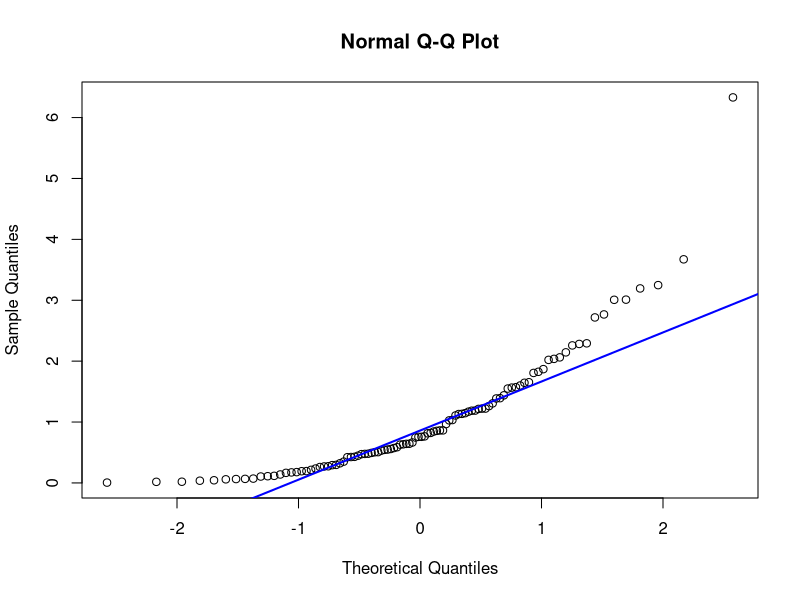
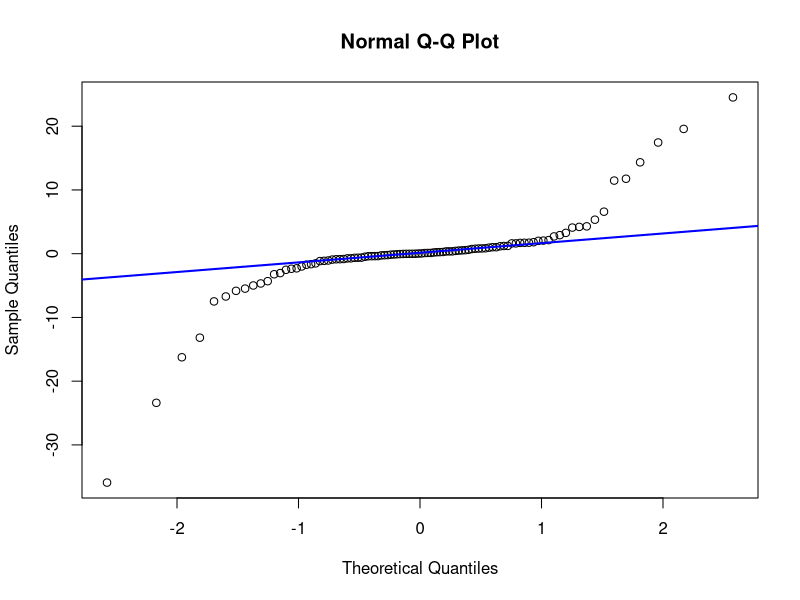
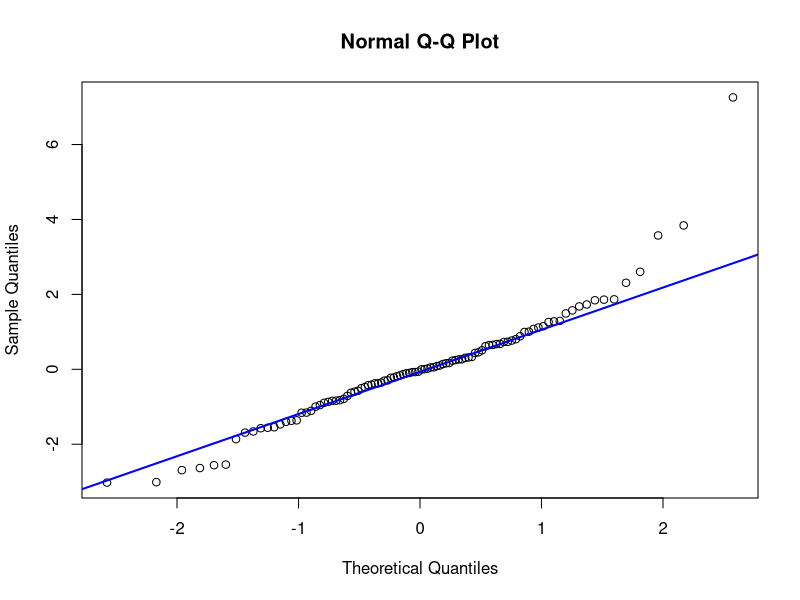
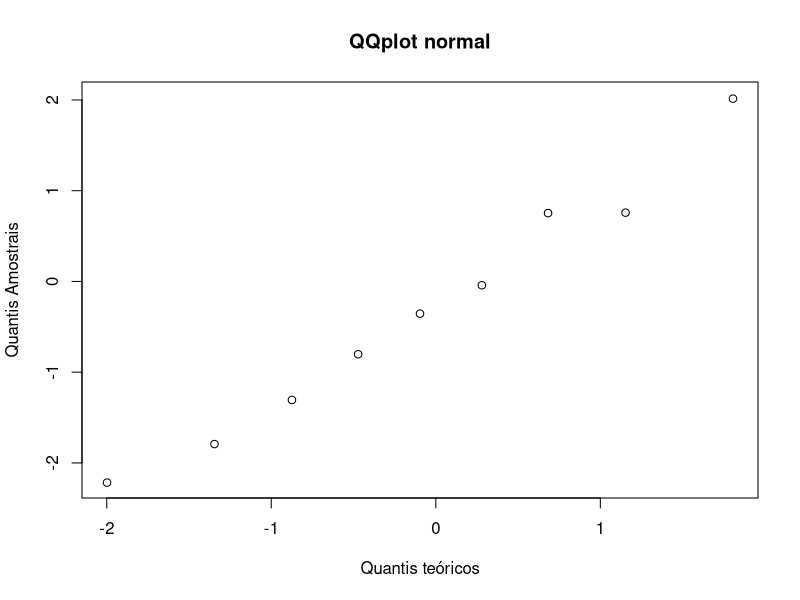
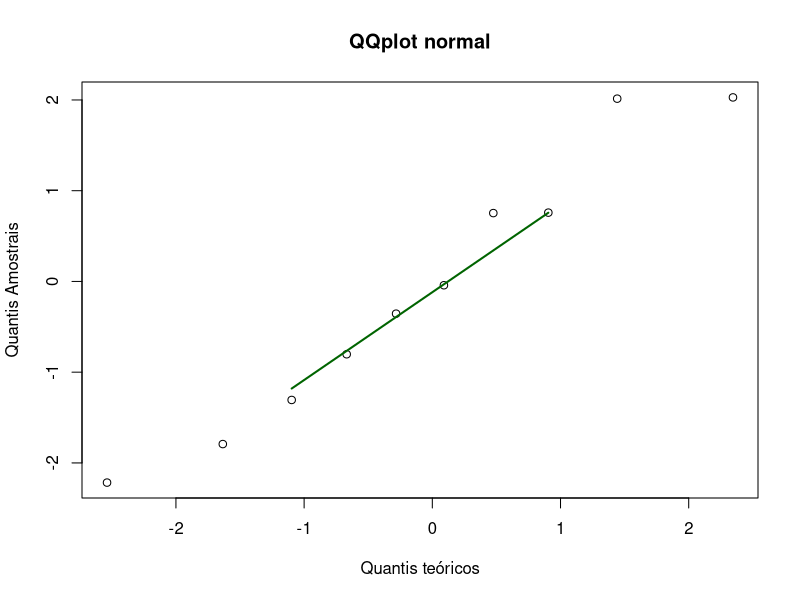
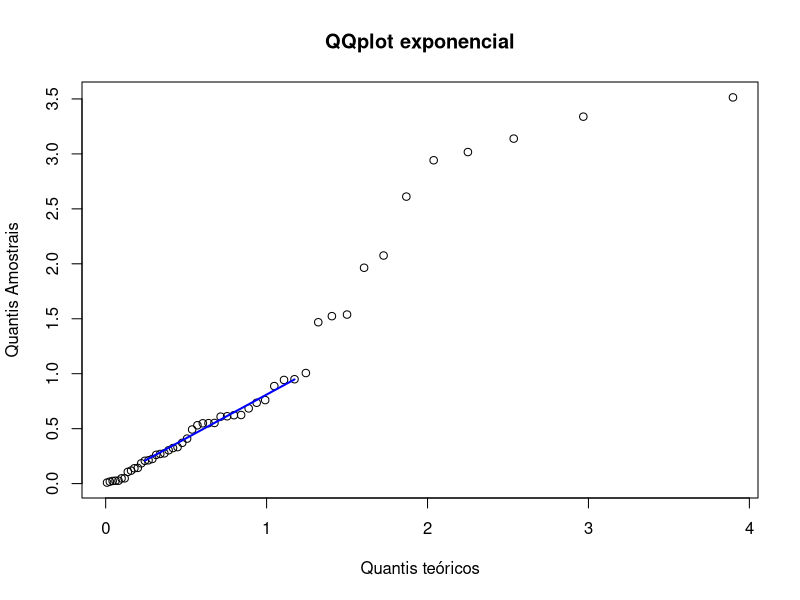
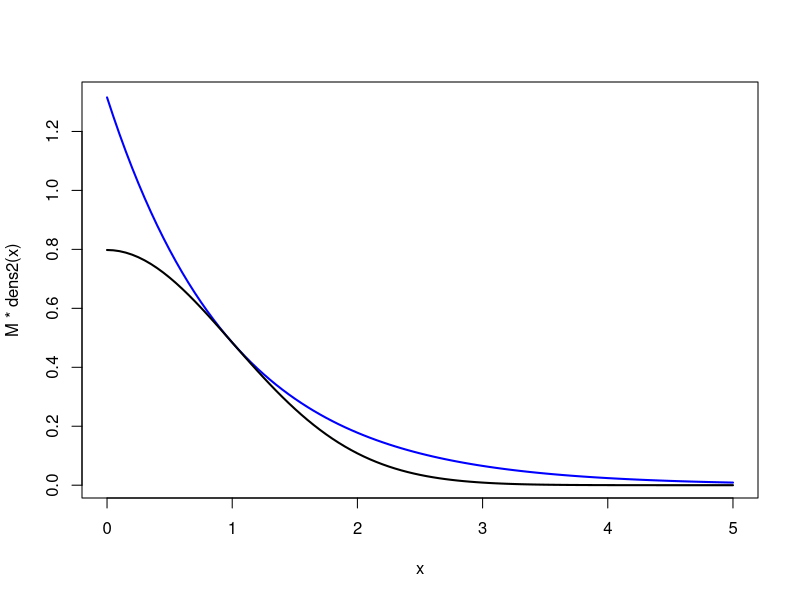
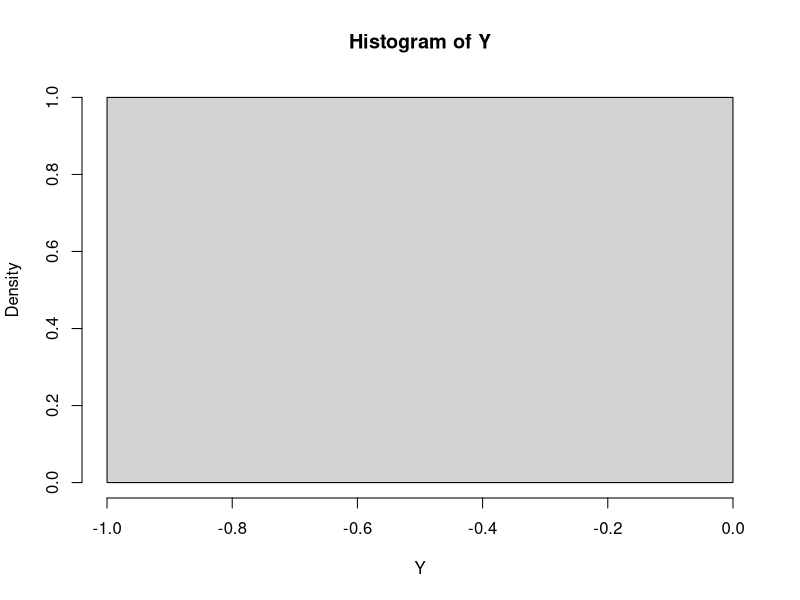

The R source for these figures, in order:
# Q-Q PLOT ----
##exemplos exp, cauchy, t de student
amostra<- rexp(100)
qqnorm(amostra)
qqline(amostra,lwd=2,col="blue")

amostra<- rcauchy(100)
qqnorm(amostra)
qqline(amostra, lwd=2,col="blue")

amostra<- rt(100,3)
qqnorm(amostra)
qqline(amostra, lwd=2,col="blue")

set.seed(666)
X <- rnorm(10)
##QQplot usa as estatisticas de ordem de uma amostra e seus quantis
#em relação ao valor teorico (no caso de QQnorm, o quantil normal)
q.amostra <- X
q.teorico <- qnorm(rank(X)/10, mean(X), sd(X))

plot(x=q.teorico,y=q.amostra,main="QQplot normal",xlab="Quantis teóricos",
     ylab="Quantis Amostrais")

#alternativa --
probs <- (rank(X)-0.5)/length(X)
q.teorico<- qnorm(probs, mean(X),sd(X))
plot(x=q.teorico,y=q.amostra,main="QQplot normal",xlab="Quantis teóricos",
     ylab="Quantis Amostrais")
lines(x=qnorm(c(0.25,0.75),mean(X),sd(X)),y=quantile(X,c(0.25,0.75)),col="darkgreen",lwd=2)

#Exponencial
set.seed(666)
X<- rexp(50)
probs<- (rank(X)-0.5)/length(X)
q.amostra<-X
##estimador do parametro da exponencial: lambdachapeu = 1/Xbarra
q.teorico<- qexp(probs, rate=1/mean(X))
plot(x=q.teorico,y=q.amostra,main="QQplot exponencial",xlab="Quantis teóricos",
     ylab="Quantis Amostrais")
lines(x=qexp(c(0.25,0.75),1/mean(X)),y=quantile(X,c(0.25,0.75)),col="blue",lwd=2)

## METODO DA ACEITAÇÃO-REJEIÇÃO

dens1<- function(x){
  men<- x<0
  dens <- numeric(length(x))
  dens[men]<- 0
  dens[!men]<- 2 * exp(-x**2/2) / sqrt(2*pi)
  return(dens)
}
dens2<- function(y){
  men<- y<0
  dens <- numeric(length(y))
  dens[men]<- 0
  dens[!men]<- exp(-y)
  return(dens)
}
#na razao fX/fY, o máximo foi p/ x=1, onde: 
M<-sqrt(2)*exp(1/2)/sqrt(pi)
#é a razao maxima

curve(M*dens2(x),from=0,to=5,col="blue",lwd=2)
curve(dens1(x),from=0,to=5,lwd=2,add=T)

#ALGORITMO:
#1: GERAR Y ~ dens2
gera <- function(){
  Y<- 0
  U<- 1
  cont<- 0
  while(dens1(Y)/U>M*dens2(Y)){
    U <- runif(1)
    V <- runif(1)
    X <- -log(U)
    Y <- V*exp(-X)*M
    cont<- cont+1
  }
  return(c(Y,cont))
}
Y<-replicate(1E4,gera())
hist(Y,freq=F,breaks=20)

mean(Y[2,])

#GERAR UMA Y~Beta(2,5)
#moda dessa beta seria 1/5=0.2
curve(dbeta(x,2,5),from=0,to=1)
points(0.2,dbeta(0.2,shape1=2,shape2=5),pch=19)
M<- dbeta(0.2,shape1=2,shape2=5)